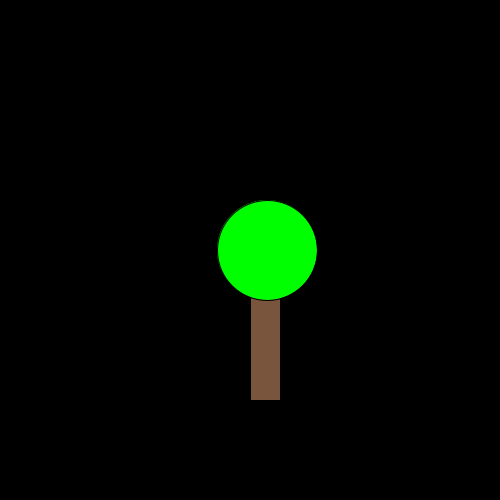
Frame 1 (no input)
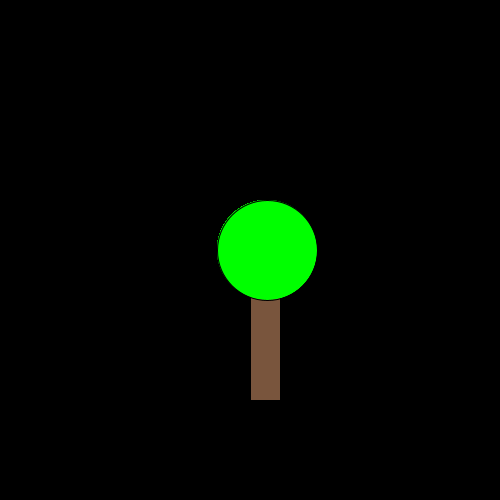
Frame 60 (the mouse pressed at the canvas centre just before this capture)
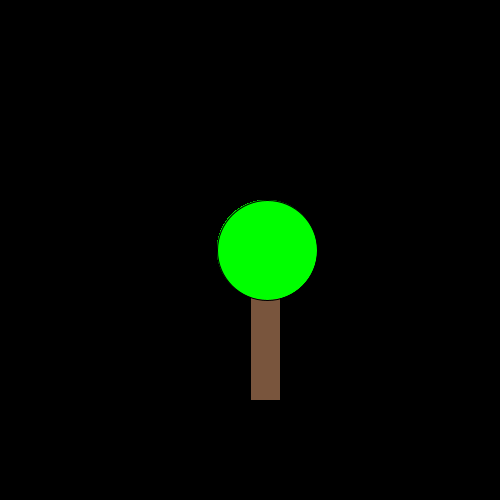
Frame 120 (the mouse held since frame 60 and released just before this capture)

The Processing sketch that drew these frames (run headless with seeded random() and noise(); from frame 60 on, the mouse is pressed at the canvas centre):

// Processing sketch: Opdracht_9
// ── Opdracht_9.pde

void setup(){
  size(500,500);
  background(0,0,0);

}
void draw(){
  boom(250,250);
}

void boom(int xBoom, int yBoom){
fill(121,85,61);
rect(xBoom,yBoom,30,150);
fill(0,255,0);
ellipse(xBoom+17,yBoom,100,100);
}
